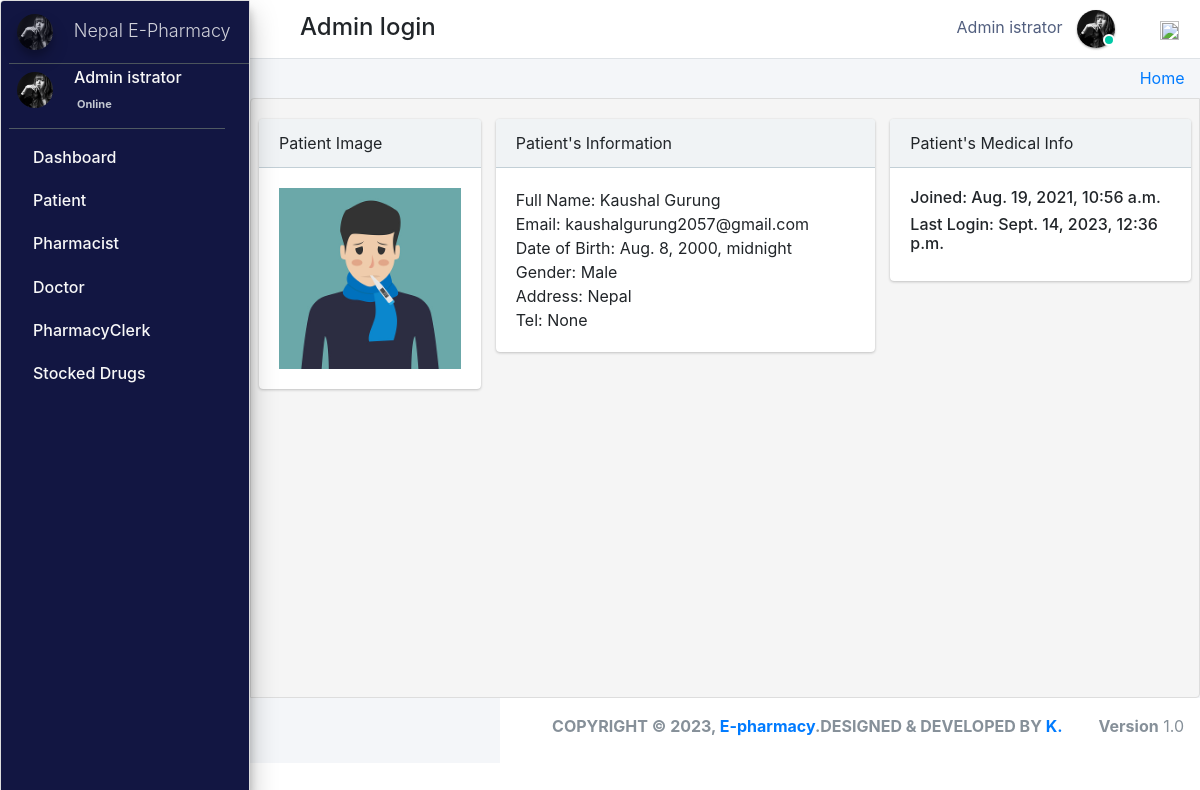
The app's page /admin_user/patient_personalRecords/1/ (signed in), older data.
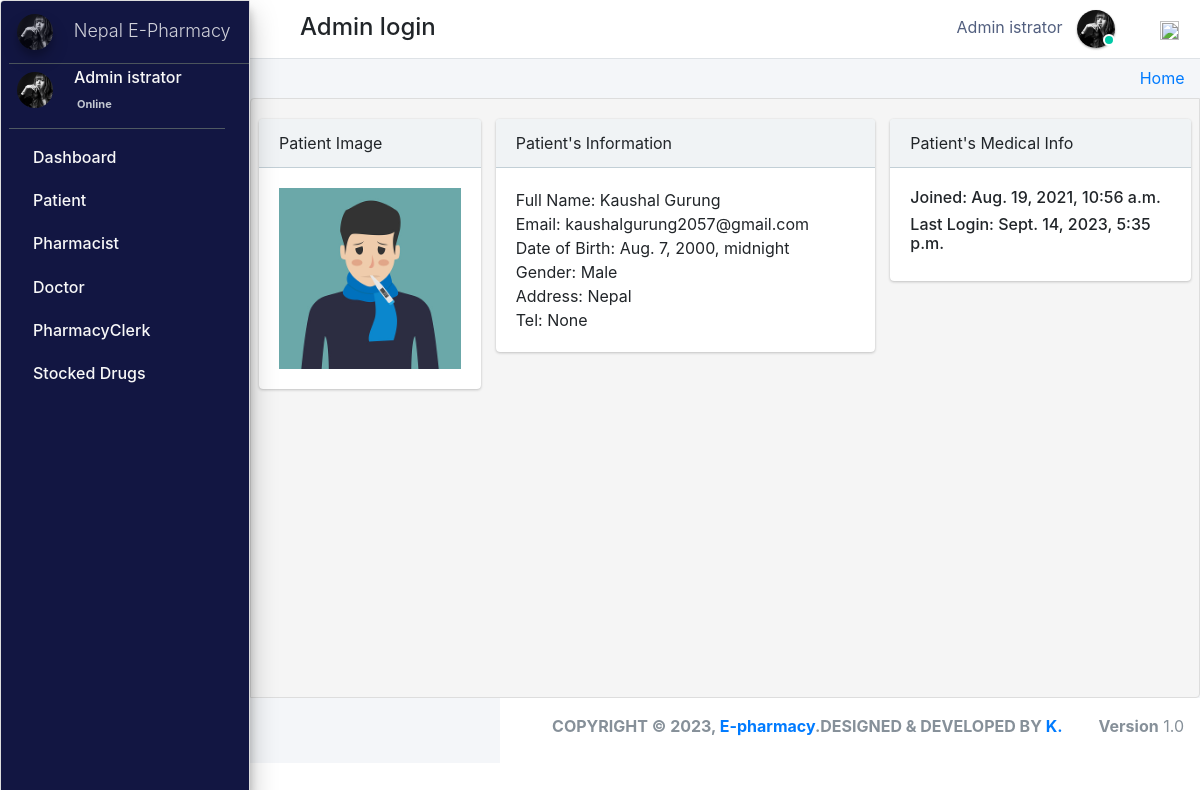
The same page, newer data.
### pharmacy/models.py (models this page shows, shortened)
class CustomUser(AbstractUser):
    user_type_data = ((1, "AdminHOD"), (2, "Pharmacist"), (3, "Doctor"), (4, "PharmacyClerk"),(5, "Patients"))
    user_type = models.CharField(default=1, choices=user_type_data, max_length=10)

class AdminHOD(models.Model):
    gender_category=(
        ('Male','Male'),
        ('Female','Female'),
    )
    admin = models.OneToOneField(CustomUser,null=True, on_delete = models.CASCADE)
    emp_no= models.CharField(max_length=100,null=True,blank=True)
    gender=models.CharField(max_length=100,null=True,choices=gender_category)
    mobile=models.CharField(max_length=10,null=True,blank=True)
    address=models.CharField(max_length=300,null=True,blank=True)
    profile_pic=models.ImageField(default="admin.png",null=True,blank=True)
    created_at = models.DateTimeField(auto_now_add=True)
    updated_at = models.DateTimeField(auto_now=True)
    date_employed=models.DateTimeField(auto_now_add=True, auto_now=False)
    objects = models.Manager()

class Patients(models.Model):
    gender_category=(
        ('Male','Male'),
        ('Female','Female'),
    )
    admin = models.OneToOneField(CustomUser,null=True, on_delete = models.CASCADE)
    reg_no=models.CharField(max_length=30,null=True,blank=True,unique=True)
    gender=models.CharField(max_length=7,null=True,blank=True,choices=gender_category)
    first_name=models.CharField(max_length=20,null=True,blank=True)
    last_name=models.CharField(max_length=20,null=True,blank=True)
    dob=models.DateTimeField(auto_now_add= False, auto_now=False,null=True,blank=True)
    phone_number=models.CharField(max_length=10,null=True,blank=True)
    profile_pic=models.ImageField(default="patient.jpg",null=True,blank=True)
    age= models.IntegerField(default='0', blank=True, null=True)
    address=models.CharField(max_length=300,null=True,blank=True)
    date_admitted=models.DateTimeField(auto_now_add=True, auto_now=False)
    last_updated = models.DateTimeField(auto_now_add=False, auto_now=True)

### pharmacy/HODViews.py (the view)
# urls.py: path('admin_user/patient_personalRecords/<pk>/',HODViews.patient_personalRecords,name='patient_record'),
def patient_personalRecords(request,pk):
    patient=Patients.objects.get(id=pk)
    prescrip=patient.prescription_set.all()
    stocks=patient.dispense_set.all()
    context={
        "patient":patient,
        "prescription":prescrip,
        "stocks":stocks
    }
    return render(request,'hod_templates/patient_personalRecords.html',context)

### pharmacy/LoginCheckMiddleWare.py (called while the page is built, shortened)
    def process_view(self, request, view_func, view_args, view_kwargs):
        modulename = view_func.__module__
        user = request.user
        if user.is_authenticated:
            if user.user_type == "1":
                if modulename == "pharmacy.HODViews":
                    pass
                elif modulename == "":
                    pass
                elif modulename == "pharmacy.views" or modulename == "django.views.static":
                    pass
                else:
                    pass
            else:
                return redirect("login")
        else:
            if request.path == reverse("login"):
                pass
            else:
                return redirect("login")

### pharmacy/templates/hod_templates/patient_personalRecords.html (shortened to what this page needs)
{% extends 'hod_templates/base_template.html'%} {% block main_content %}
<div class="content">
    <div class="row pt">
        <div class="col-lg-3">
            <div class="card">
                <div class="card-header">
                     Patient Image
                </div>
                <div class="card-body d-flex justify-content-center">
                    <img src="{{patient.profile_pic.url}}" class="img-fluid" />
                </div>
            </div>
        </div>
        <div class="col-lg-5">
            <div class="card">
                <div class="card-header">
                     Patient's Information
                </div>
                <div class="card-body">
                    <tbody>
                        <tr>
                            <td>Full Name: {{patient.first_name}}  {{patient.admin.last_name}}</td>
                            <br>
                            <td>Email: {{ patient.admin.email }}</td>
                            <br>
                            <td>Date of Birth: {{ patient.dob }}</td>
                            <br>
                            <td>Gender: {{ patient.gender }}</td>
                            <br>
                            <td>Address: {{ patient.address }}</td>
                            <br>
                            <td>Tel: {{ patient.phone_number }}</td>
                        </tr>
                    </tbody>
                </div>
            </div>
        </div>
        <div class="col-lg-4">
            <div class="card">
                <div class="card-header">
                     Patient's Medical Info
                </div>
                <div class="card-body">
                    <h6>Joined: {{patient.date_admitted}} </h6>
                    <h6>Last Login: {{patient.admin.last_login}}</h6>
                </div>
            </div>
        </div>
</div>
{% endblock %}

### pharmacy/templates/hod_templates/base_template.html (shortened to what this page needs)
{% extends 'base_file.html' %} {% block htm %}
<body class="hold-transition sidebar-mini layout-fixed">
    <div class="wrapper">
        <nav class="main-header navbar navbar-expand navbar-white navbar-light">
            <ul class="navbar-nav">
                <li class="nav-item">
                    <a class="nav-link" data-widget="pushmenu" href="#" role="button"></a>
                </li>
            </ul>
            <h4 style="margin-left: 10px; margin-top: 5px;">Admin login </h4>
            <ul class="navbar-nav ml-auto">
                <li class="mx-3">
                    <a href="#" class="sm-submenu-with-image a">
                        <span>{{user.first_name}}  {{user.last_name}}</span>
                        <img src="{{request.user.adminhod.profile_pic.url}}" class="img-circle elevation-1" width="38" height="38" alt="">
                        <span class="avatar-status avatar-sm-status avatar-status-success"></span>
                    </a>
                </li>
                <li class="nav-item dropdown ml-3 low">
                    <a href="#" class="btn btn-outlined btn-black text-muted bg-transparent " data-toggle="dropdown" aria-expanded="false" data-wow-delay="0.7s"><img src="https://img.icons8.com/ios/50/000000/settings.png" width="19" height="19">
                    </a>
                </li>
            </ul>
        </nav>
        {% include 'hod_templates/sidebar.html'%}
        <div class="content-wrapper">
            <div class="content-header">
                <div class="container-fluid">
                    <div class="row ">
                        <div class="col-sm-6">
                        </div>
                        <div class="col-sm-6 ">
                            <ol class="breadcrumb float-sm-right">
                                <li class="breadcrumb-item"><a href="">Home</a></li>
                            </ol>
                        </div>
                    </div>
                </div>
            </div>
            {% block main_content %} {% endblock main_content %}
        </div>
        {% include 'hod_templates/footer.html'%}
    </div>
    {% endblock htm %}

### pharm/pharmacy/templates/base_file.html (shortened to what this page needs)
{% load static %}
<!DOCTYPE html>
<html lang="en">
<head>
    <link rel="stylesheet" href="{% static 'css/bootstrap.min.css'%}">
    <link rel="stylesheet" href="{% static 'css/main.css'%}">
    <link rel="stylesheet" href="{% static 'css/profile.css'%}">
    <link rel="stylesheet" href="{% static " fontawesome-free/css/all.min.css " %}">
    <link rel="stylesheet" href="https://code.ionicframework.com/ionicons/2.0.1/css/ionicons.min.css">
    <link rel="stylesheet" href="{% static 'dist/css/adminlte.css'  %}">
    <link rel="stylesheet" href="{% static 'pace-progress/themes/black/pace-theme-flat-top.css' %}">
    <link rel="stylesheet" href="{% static 'datatables-bs4/css/dataTables.bootstrap4.min.css'%}">
    <link rel="stylesheet" href="{% static 'datatables-responsive/css/responsive.bootstrap4.min.css'%}">
    <link rel="stylesheet" href="{% static 'datatables-buttons/css/buttons.bootstrap4.min.css'%}">
    <link rel="stylesheet" href="{% static 'css/select2.css' %}">
    <link href="{% static 'jquery-ui2/jquery-ui.min.css' %}" rel="stylesheet">
    <link href="{% static 'jquery-ui2/jquery-ui.structure.min.css' %}" rel="stylesheet">
    <link href="{% static 'jquery-ui2/jquery-ui.theme.min.css' %}" rel="stylesheet">
</head>
{% block htm %} {% endblock htm%}
</body>
</html>

### pharmacy/templates/hod_templates/sidebar.html (shortened to what this page needs)
<aside class="main-sidebar sidebar-dark-primary elevation-4">
    <a href="" class="brand-link ml-2">
        <img src="{{request.user.adminhod.profile_pic.url}}" alt="" width="36" height="36" class=" img-circle elevation-3" style="opacity: .8">
        <span class="brand-text font-weight-light mt-1 ml-3 mmust">Nepal E-Pharmacy</span>
    </a>
    <div class="sidebar">
        <div class="user-panel mr-3">
            <div class="pull-left image sm-submenu-with-image a ml-2 ">
                <img src="{{request.user.adminhod.profile_pic.url}}" class="img-circle mt-2" width="36" height="36" alt="User Image">
            </div>
            <div class="pull-left info">
                <p>{{user.first_name}} {{user.last_name}}</p>
                <a href="#"> Online</a>
            </div>
        </div>
        <nav class="mt-2">
            <ul class="nav nav-pills nav-sidebar flex-column" data-widget="treeview" role="menu" data-accordion="false">
                <li class="nav-item">
                    <a href="{% url  'admin_dashboard' %}" class="nav-link">
                        <p>
                            Dashboard
                        </p>
                    </a>
                </li>
                <li class="nav-item">
                    <a href="#" class="nav-link">
                        <p>
                            Patient
                        </p>
                    </a>
                </li>
                <li class="nav-item">
                    <a href="#" class="nav-link">
                        <p>
                            Pharmacist
                        </p>
                    </a>
                </li>
                <li class="nav-item">
                    <a href="#" class="nav-link">
                        <p>
                            Doctor
                        </p>
                    </a>
                </li>
                <li class="nav-item">
                    <a href="#" class="nav-link">
                        <p>
                            PharmacyClerk
                        </p>
                    </a>
                </li>
                <li class="nav-item">
                    <a href="#" class="nav-link">
                        <p>
                            Stocked Drugs
                        </p>
                    </a>
                </li>
            </ul>
        </nav>
    </div>
</aside>

### pharmacy/templates/hod_templates/footer.html
<footer class="main-footer pt-3 text-center">
    <strong>COPYRIGHT &copy; {% now "Y" %}, <a href="#">E-pharmacy</a>.DESIGNED & DEVELOPED BY <a href="#">K.</a></strong>
    <div class="float-right d-none d-sm-inline-block">
        <b>Version</b> 1.0
    </div>
</footer>

### static/css/main.css (style rules this page uses)
html { font-family: sans-serif; line-height: 1.15; -webkit-text-size-adjust: 100%; -webkit-tap-highlight-color: transparent; }
body { overflow-y: hidden; overflow-x: hidden; font-family: -apple-system, BlinkMacSystemFont, "Segoe UI", Roboto, "Helvetica Neue", Arial, "Noto Sans", sans-serif, "Apple Color Emoji", "Segoe UI Emoji", "Segoe UI Symbol", "Noto Color Emoji" !important; }
.content { background-color: #f5f5f5; border: 1px solid #dddddd; border-radius: 4px 0px 4px 0px; left: -1px; padding: 10px 7px 5px; }
.main-sidebar { background: #ffffff; border: 1px solid #dddddd; border-radius: 4px 0px 4px 0px; font-weight: bold; }
.content { height: 75vh; overflow-y: scroll; overflow-x: hidden; }
.content .row { margin-top: 20px !important; }
.main-sidebar { background-color: #121642 !important; color: white !important; }
.main-sidebar p { color: #f8f8f8 !important; font-weight: 500 !important }
.avatar-status { position: absolute; bottom: 12px; right: 75.4px; display: -ms-inline-flexbox; display: inline-flex; -ms-flex-negative: 0; flex-shrink: 0; -ms-flex-pack: center; justify-content: center; -ms-flex-align: center; align-items: center; white-space: nowrap; text-align: center; vertical-align: baseline; font-weight: 600; border: .125rem solid #fff; width: 12px; height: 12px; line-height: 1; font-size: .71094rem; border-radius: 50%; }
.avatar-status-success { color: #fff; background-color: #00c9a7; }
.pt .card-header { padding: 0.75rem 1.25rem; margin-bottom: 0; background-color: #f0f3f5; border-bottom: 1px solid #c2cfd6; }
.pull-left { float: left; }
.pull-left { float: left!important; }
.user-panel>.info { padding: 5px 5px 5px 15px; line-height: 1; position: absolute; left: 55px; }
.user-panel>.info>p { font-weight: 600; margin-bottom: 9px; }
p { margin: 0 0 10px; }
.user-panel { padding-bottom: 20px; }
.user-panel:after { clear: both; }
.user-panel:before, .user-panel:after { content: " "; display: table; }
.user-panel>.info>a { text-decoration: none; padding-right: 5px; margin-top: 3px; font-size: 11px; overflow: hidden; white-space: nowrap; }
.mmust { overflow: hidden; white-space: nowrap; font-size: 18px; }
.container-fluid { width: 100%; padding-right: 15px; padding-left: 15px; margin-right: auto; margin-left: auto; }
.row { display: flex; flex-wrap: wrap; margin-right: -15px; margin-left: -15px; }
.d-flex { display: flex !important; z-index: 44; }
.d-flex { display: flex !important; }
.main-footer { height: 65px !important; background: #ffffff; border-top: none !important; color: #869099; font-size: 1.0rem !important; }
.img-circle { border-radius: 50%; }
.content-wrapper .content-header { padding: 5px 0.5rem !important; }

### static/css/profile.css (style rules this page uses)
li { list-style-type: none ! }
.navbar-nav span { color: #525f7f !important; margin-right: 10px !important; }
body { font-family: 'Rubik', sans-serif; height: 100% !important; }

Row changes from the older to the newer data that the page shows:
changed Patients "Kaushal": dob "Aug. 8, 2000, midnight" → "Aug. 7, 2000, midnight"; admin.last_login "Sept. 14, 2023, 12:36 p.m." → "Sept. 14, 2023, 5:35 p.m."
